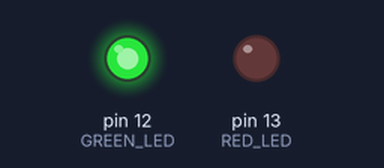
Bench run of a sketch on a simulated Arduino Uno, built with avr-gcc and run on an emulated ATmega328P. On the bench: output pins drawn as LEDs (lit = HIGH).

Above: at 2.5 s.
At 7.5 s:
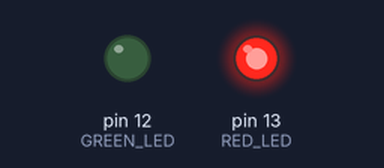
Timing chart, 0 to 13.0 s (numbered marks = the images above):
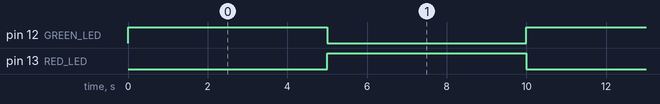

Measured:
- by itself, pin 12 (GREEN_LED), pin 13 (RED_LED): alternates HIGH for 5.0 s and LOW for 5.0 s

The sketch:

switching_lights.ino
```cpp
int RED_LED = 13;
int GREEN_LED = 12;

int TIME_GREEN = 5000;
int TIME_RED = 5000;

void Red_Light(){
  digitalWrite(GREEN_LED, LOW);
  digitalWrite(RED_LED, HIGH);
}
void Green_Light(){
  digitalWrite(GREEN_LED, HIGH);
  digitalWrite(RED_LED, LOW);
}

void setup() {
  pinMode(GREEN_LED, OUTPUT);
  pinMode(RED_LED, OUTPUT);
}

void loop() {
  Green_Light();
  delay(TIME_GREEN);
  Red_Light();
  delay(TIME_RED);
}
```
